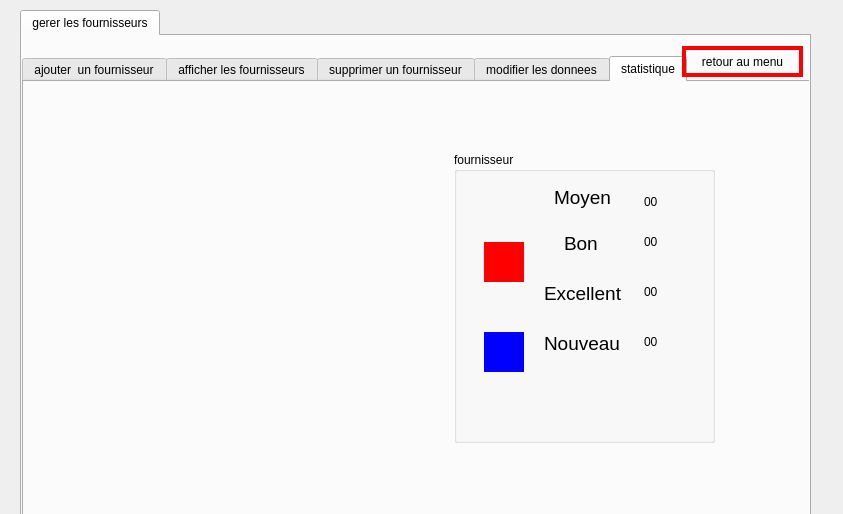
<?xml version="1.0" encoding="UTF-8"?>
<ui version="4.0">
 <class>fournisseurs</class>
 <widget class="QDialog" name="fournisseurs">
  <property name="geometry">
   <rect>
    <x>0</x>
    <y>0</y>
    <width>843</width>
    <height>514</height>
   </rect>
  </property>
  <property name="windowTitle">
   <string>Dialog</string>
  </property>
  <property name="styleSheet">
   <string notr="true">background-image: url(:/photos/b.png);</string>
  </property>
  <widget class="QTabWidget" name="tabWidget">
   <property name="geometry">
    <rect>
     <x>20</x>
     <y>10</y>
     <width>791</width>
     <height>521</height>
    </rect>
   </property>
   <property name="styleSheet">
    <string notr="true">background-image: url(:/photos/b.png);</string>
   </property>
   <property name="currentIndex">
    <number>0</number>
   </property>
   <widget class="QWidget" name="tab_2">
    <attribute name="title">
     <string>gerer les fournisseurs</string>
    </attribute>
    <widget class="QTabWidget" name="ajouter">
     <property name="geometry">
      <rect>
       <x>0</x>
       <y>20</y>
       <width>791</width>
       <height>501</height>
      </rect>
     </property>
     <property name="currentIndex">
      <number>4</number>
     </property>
     <widget class="QWidget" name="ajout">
      <attribute name="title">
       <string>ajouter  un fournisseur</string>
      </attribute>
      <widget class="QLineEdit" name="adresse">
       <property name="geometry">
        <rect>
         <x>240</x>
         <y>210</y>
         <width>151</width>
         <height>20</height>
        </rect>
       </property>
       <property name="styleSheet">
        <string notr="true">border-style: solid;
border-width: 3px;
border-top-color: rgb(255, 85, 0);

border-bottom-color: rgb(0, 170, 0);
border-right-color: rgb(255, 255, 0);
border-left-color: rgb(255, 255, 0);
</string>
       </property>
       <property name="placeholderText">
        <string>entrer son adresse</string>
       </property>
      </widget>
      <widget class="QLabel" name="label_6">
       <property name="geometry">
        <rect>
         <x>120</x>
         <y>270</y>
         <width>81</width>
         <height>20</height>
        </rect>
       </property>
       <property name="styleSheet">
        <string notr="true">
font: 75 11pt &quot;MS Shell Dlg 2&quot;;</string>
       </property>
       <property name="text">
        <string>&lt;html&gt;&lt;head/&gt;&lt;body&gt;&lt;p&gt;&lt;span style=&quot; color:#ffaa00;&quot;&gt;appréciation&lt;/span&gt;&lt;/p&gt;&lt;/body&gt;&lt;/html&gt;</string>
       </property>
      </widget>
      <widget class="QLineEdit" name="nom">
       <property name="geometry">
        <rect>
         <x>240</x>
         <y>60</y>
         <width>151</width>
         <height>20</height>
        </rect>
       </property>
       <property name="styleSheet">
        <string notr="true">border-style: solid;
border-width: 3px;
border-top-color: rgb(255, 85, 0);

border-bottom-color: rgb(0, 170, 0);
border-right-color: rgb(255, 255, 0);
border-left-color: rgb(255, 255, 0);
</string>
       </property>
       <property name="placeholderText">
        <string>entrer le nom</string>
       </property>
      </widget>
      <widget class="QLabel" name="label_5">
       <property name="geometry">
        <rect>
         <x>150</x>
         <y>210</y>
         <width>71</width>
         <height>16</height>
        </rect>
       </property>
       <property name="styleSheet">
        <string notr="true">
font: 75 11pt &quot;MS Shell Dlg 2&quot;;</string>
       </property>
       <property name="text">
        <string>&lt;html&gt;&lt;head/&gt;&lt;body&gt;&lt;p&gt;&lt;span style=&quot; color:#ffaa00;&quot;&gt;adresse&lt;/span&gt;&lt;/p&gt;&lt;/body&gt;&lt;/html&gt;</string>
       </property>
      </widget>
      <widget class="QLineEdit" name="email">
       <property name="geometry">
        <rect>
         <x>240</x>
         <y>160</y>
         <width>151</width>
         <height>20</height>
        </rect>
       </property>
       <property name="styleSheet">
        <string notr="true">border-style: solid;
border-width: 3px;
border-top-color: rgb(255, 85, 0);

border-bottom-color: rgb(0, 170, 0);
border-right-color: rgb(255, 255, 0);
border-left-color: rgb(255, 255, 0);
</string>
       </property>
       <property name="placeholderText">
        <string>entrer son email</string>
       </property>
      </widget>
      <widget class="QLineEdit" name="numero_telephone">
       <property name="geometry">
        <rect>
         <x>240</x>
         <y>110</y>
         <width>151</width>
         <height>20</height>
        </rect>
       </property>
       <property name="styleSheet">
        <string notr="true">border-style: solid;
border-width: 3px;
border-top-color: rgb(255, 85, 0);

border-bottom-color: rgb(0, 170, 0);
border-right-color: rgb(255, 255, 0);
border-left-color: rgb(255, 255, 0);
</string>
       </property>
       <property name="placeholderText">
        <string>entrer son numero</string>
       </property>
      </widget>
      <widget class="QLabel" name="label_2">
       <property name="geometry">
        <rect>
         <x>140</x>
         <y>60</y>
         <width>91</width>
         <height>21</height>
        </rect>
       </property>
       <property name="font">
        <font>
         <family>MS Shell Dlg 2</family>
         <pointsize>11</pointsize>
         <weight>9</weight>
         <italic>false</italic>
         <bold>false</bold>
        </font>
       </property>
       <property name="styleSheet">
        <string notr="true">
font: 75 11pt &quot;MS Shell Dlg 2&quot;;</string>
       </property>
       <property name="text">
        <string>&lt;html&gt;&lt;head/&gt;&lt;body&gt;&lt;p align=&quot;center&quot;&gt;&lt;span style=&quot; font-size:14pt; font-weight:600; font-style:italic; color:#ffaa00; vertical-align:super;&quot;&gt;nom&lt;/span&gt;&lt;/p&gt;&lt;/body&gt;&lt;/html&gt;</string>
       </property>
      </widget>
      <widget class="QPushButton" name="ajout_fournisseur">
       <property name="geometry">
        <rect>
         <x>530</x>
         <y>130</y>
         <width>151</width>
         <height>51</height>
        </rect>
       </property>
       <property name="font">
        <font>
         <weight>75</weight>
         <bold>true</bold>
        </font>
       </property>
       <property name="styleSheet">
        <string notr="true">border-style: solid;
border-width: 4px;
border-color: red;</string>
       </property>
       <property name="text">
        <string>ajouter fournisseur</string>
       </property>
      </widget>
      <widget class="QLabel" name="label_3">
       <property name="geometry">
        <rect>
         <x>80</x>
         <y>110</y>
         <width>131</width>
         <height>21</height>
        </rect>
       </property>
       <property name="styleSheet">
        <string notr="true">font: 75 11pt &quot;MS Shell Dlg 2&quot;;
</string>
       </property>
       <property name="text">
        <string>&lt;html&gt;&lt;head/&gt;&lt;body&gt;&lt;p&gt;&lt;span style=&quot; color:#ffaa00;&quot;&gt;numéro telephone&lt;/span&gt;&lt;/p&gt;&lt;/body&gt;&lt;/html&gt;</string>
       </property>
      </widget>
      <widget class="QLabel" name="label_4">
       <property name="geometry">
        <rect>
         <x>160</x>
         <y>160</y>
         <width>61</width>
         <height>21</height>
        </rect>
       </property>
       <property name="styleSheet">
        <string notr="true">
font: 75 11pt &quot;MS Shell Dlg 2&quot;;
</string>
       </property>
       <property name="text">
        <string>&lt;html&gt;&lt;head/&gt;&lt;body&gt;&lt;p&gt;&lt;span style=&quot; color:#ffaa00;&quot;&gt;email&lt;/span&gt;&lt;/p&gt;&lt;/body&gt;&lt;/html&gt;</string>
       </property>
      </widget>
      <widget class="QLabel" name="l_controle_saisie">
       <property name="geometry">
        <rect>
         <x>200</x>
         <y>310</y>
         <width>251</width>
         <height>41</height>
        </rect>
       </property>
       <property name="font">
        <font>
         <family>Arial Black</family>
         <pointsize>10</pointsize>
         <weight>75</weight>
         <bold>true</bold>
        </font>
       </property>
       <property name="text">
        <string/>
       </property>
      </widget>
      <widget class="QComboBox" name="comboBox">
       <property name="geometry">
        <rect>
         <x>240</x>
         <y>260</y>
         <width>151</width>
         <height>31</height>
        </rect>
       </property>
      </widget>
     </widget>
     <widget class="QWidget" name="afficher">
      <attribute name="title">
       <string>afficher les fournisseurs</string>
      </attribute>
      <widget class="QTableView" name="affiche">
       <property name="geometry">
        <rect>
         <x>30</x>
         <y>80</y>
         <width>651</width>
         <height>231</height>
        </rect>
       </property>
      </widget>
      <widget class="QLineEdit" name="recherche_afficher">
       <property name="geometry">
        <rect>
         <x>250</x>
         <y>20</y>
         <width>151</width>
         <height>41</height>
        </rect>
       </property>
       <property name="styleSheet">
        <string notr="true">border-style: solid;
border-width: 3px;
border-top-color: rgb(255, 85, 0);

border-bottom-color: rgb(0, 170, 0);
border-right-color: rgb(255, 255, 0);
border-left-color: rgb(255, 255, 0);
</string>
       </property>
      </widget>
      <widget class="QCommandLinkButton" name="commandLinkButton">
       <property name="geometry">
        <rect>
         <x>90</x>
         <y>20</y>
         <width>161</width>
         <height>41</height>
        </rect>
       </property>
       <property name="font">
        <font>
         <family>Segoe UI</family>
         <italic>true</italic>
        </font>
       </property>
       <property name="styleSheet">
        <string notr="true">color: rgb(255, 0, 0);</string>
       </property>
       <property name="text">
        <string>rechercher par nom</string>
       </property>
       <property name="icon">
        <iconset>
         <normaloff>../../../trouver-recherche-zoom-icone-4701-48.png</normaloff>../../../trouver-recherche-zoom-icone-4701-48.png</iconset>
       </property>
       <property name="iconSize">
        <size>
         <width>25</width>
         <height>25</height>
        </size>
       </property>
      </widget>
     </widget>
     <widget class="QWidget" name="tab">
      <attribute name="title">
       <string>supprimer un fournisseur</string>
      </attribute>
      <widget class="QLabel" name="label_8">
       <property name="geometry">
        <rect>
         <x>30</x>
         <y>300</y>
         <width>201</width>
         <height>71</height>
        </rect>
       </property>
       <property name="text">
        <string>le nom du fournisseur à supprimer</string>
       </property>
      </widget>
      <widget class="QPushButton" name="supprimer_2">
       <property name="geometry">
        <rect>
         <x>530</x>
         <y>310</y>
         <width>151</width>
         <height>51</height>
        </rect>
       </property>
       <property name="font">
        <font>
         <weight>75</weight>
         <bold>true</bold>
        </font>
       </property>
       <property name="styleSheet">
        <string notr="true">border-style: solid;
border-width: 4px;
border-color: red;</string>
       </property>
       <property name="text">
        <string>supprimer</string>
       </property>
      </widget>
      <widget class="QLineEdit" name="nom_2">
       <property name="geometry">
        <rect>
         <x>250</x>
         <y>320</y>
         <width>151</width>
         <height>31</height>
        </rect>
       </property>
       <property name="styleSheet">
        <string notr="true">border-style: solid;
border-width: 3px;
border-top-color: rgb(255, 85, 0);

border-bottom-color: rgb(0, 170, 0);
border-right-color: rgb(255, 255, 0);
border-left-color: rgb(255, 255, 0);
</string>
       </property>
       <property name="placeholderText">
        <string>entrer le nom du fournisseur que vous voulez supprimer</string>
       </property>
      </widget>
      <widget class="QLineEdit" name="recherche_afficher_3">
       <property name="geometry">
        <rect>
         <x>190</x>
         <y>20</y>
         <width>181</width>
         <height>41</height>
        </rect>
       </property>
       <property name="styleSheet">
        <string notr="true">border-style: solid;
border-width: 3px;
border-top-color: rgb(255, 85, 0);

border-bottom-color: rgb(0, 170, 0);
border-right-color: rgb(255, 255, 0);
border-left-color: rgb(255, 255, 0);
</string>
       </property>
      </widget>
      <widget class="QCommandLinkButton" name="commandLinkButton_3">
       <property name="geometry">
        <rect>
         <x>0</x>
         <y>20</y>
         <width>181</width>
         <height>61</height>
        </rect>
       </property>
       <property name="font">
        <font>
         <family>Segoe UI</family>
         <italic>true</italic>
        </font>
       </property>
       <property name="styleSheet">
        <string notr="true">color: rgb(255, 0, 0);</string>
       </property>
       <property name="text">
        <string>rechercher par nom</string>
       </property>
       <property name="icon">
        <iconset>
         <normaloff>../../../trouver-recherche-zoom-icone-4701-48.png</normaloff>../../../trouver-recherche-zoom-icone-4701-48.png</iconset>
       </property>
       <property name="iconSize">
        <size>
         <width>25</width>
         <height>25</height>
        </size>
       </property>
      </widget>
      <widget class="QTableView" name="supprimer">
       <property name="geometry">
        <rect>
         <x>0</x>
         <y>70</y>
         <width>681</width>
         <height>211</height>
        </rect>
       </property>
      </widget>
      <zorder>recherche_afficher_3</zorder>
      <zorder>commandLinkButton_3</zorder>
      <zorder>supprimer</zorder>
      <zorder>supprimer_2</zorder>
      <zorder>nom_2</zorder>
      <zorder>label_8</zorder>
     </widget>
     <widget class="QWidget" name="tab_3">
      <attribute name="title">
       <string>modifier les donnees</string>
      </attribute>
      <widget class="QLineEdit" name="lineEdit_appreciation">
       <property name="geometry">
        <rect>
         <x>70</x>
         <y>280</y>
         <width>141</width>
         <height>31</height>
        </rect>
       </property>
       <property name="styleSheet">
        <string notr="true">border-style: solid;
border-width: 3px;
border-top-color: rgb(255, 85, 0);

border-bottom-color: rgb(0, 170, 0);
border-right-color: rgb(255, 255, 0);
border-left-color: rgb(255, 255, 0);
</string>
       </property>
       <property name="text">
        <string/>
       </property>
       <property name="placeholderText">
        <string/>
       </property>
      </widget>
      <widget class="QLineEdit" name="lineEdit_adresse">
       <property name="geometry">
        <rect>
         <x>70</x>
         <y>220</y>
         <width>141</width>
         <height>31</height>
        </rect>
       </property>
       <property name="styleSheet">
        <string notr="true">border-style: solid;
border-width: 3px;
border-top-color: rgb(255, 85, 0);

border-bottom-color: rgb(0, 170, 0);
border-right-color: rgb(255, 255, 0);
border-left-color: rgb(255, 255, 0);
</string>
       </property>
       <property name="text">
        <string/>
       </property>
       <property name="placeholderText">
        <string/>
       </property>
      </widget>
      <widget class="QLineEdit" name="lineEdit_email">
       <property name="geometry">
        <rect>
         <x>70</x>
         <y>170</y>
         <width>141</width>
         <height>31</height>
        </rect>
       </property>
       <property name="styleSheet">
        <string notr="true">border-style: solid;
border-width: 3px;
border-top-color: rgb(255, 85, 0);

border-bottom-color: rgb(0, 170, 0);
border-right-color: rgb(255, 255, 0);
border-left-color: rgb(255, 255, 0);

</string>
       </property>
       <property name="placeholderText">
        <string/>
       </property>
      </widget>
      <widget class="QLineEdit" name="lineEdit_numero_telephone">
       <property name="geometry">
        <rect>
         <x>70</x>
         <y>120</y>
         <width>141</width>
         <height>31</height>
        </rect>
       </property>
       <property name="styleSheet">
        <string notr="true">border-style: solid;
border-width: 3px;
border-top-color: rgb(255, 85, 0);

border-bottom-color: rgb(0, 170, 0);
border-right-color: rgb(255, 255, 0);
border-left-color: rgb(255, 255, 0);
</string>
       </property>
       <property name="placeholderText">
        <string/>
       </property>
      </widget>
      <widget class="QLineEdit" name="lineEdit_nom">
       <property name="geometry">
        <rect>
         <x>70</x>
         <y>80</y>
         <width>141</width>
         <height>31</height>
        </rect>
       </property>
       <property name="styleSheet">
        <string notr="true">border-style: solid;
border-width: 3px;
border-top-color: rgb(255, 85, 0);

border-bottom-color: rgb(0, 170, 0);
border-right-color: rgb(255, 255, 0);
border-left-color: rgb(255, 255, 0);
</string>
       </property>
       <property name="placeholderText">
        <string/>
       </property>
      </widget>
      <widget class="QLabel" name="label_7">
       <property name="geometry">
        <rect>
         <x>20</x>
         <y>70</y>
         <width>41</width>
         <height>31</height>
        </rect>
       </property>
       <property name="text">
        <string>nom</string>
       </property>
      </widget>
      <widget class="QLabel" name="label_9">
       <property name="geometry">
        <rect>
         <x>10</x>
         <y>120</y>
         <width>41</width>
         <height>20</height>
        </rect>
       </property>
       <property name="text">
        <string>num tel</string>
       </property>
      </widget>
      <widget class="QLabel" name="label_10">
       <property name="geometry">
        <rect>
         <x>10</x>
         <y>180</y>
         <width>47</width>
         <height>13</height>
        </rect>
       </property>
       <property name="text">
        <string>email</string>
       </property>
      </widget>
      <widget class="QLabel" name="label_11">
       <property name="geometry">
        <rect>
         <x>10</x>
         <y>230</y>
         <width>47</width>
         <height>13</height>
        </rect>
       </property>
       <property name="text">
        <string>adresse</string>
       </property>
      </widget>
      <widget class="QLabel" name="label_12">
       <property name="geometry">
        <rect>
         <x>0</x>
         <y>280</y>
         <width>61</width>
         <height>20</height>
        </rect>
       </property>
       <property name="text">
        <string>appreciation</string>
       </property>
      </widget>
      <widget class="QTableView" name="modifier_2">
       <property name="geometry">
        <rect>
         <x>250</x>
         <y>60</y>
         <width>501</width>
         <height>281</height>
        </rect>
       </property>
      </widget>
      <widget class="QPushButton" name="modifier">
       <property name="geometry">
        <rect>
         <x>80</x>
         <y>340</y>
         <width>131</width>
         <height>81</height>
        </rect>
       </property>
       <property name="styleSheet">
        <string notr="true">border-style: solid;
border-width: 4px;
border-color: red;

</string>
       </property>
       <property name="text">
        <string>modifier</string>
       </property>
      </widget>
      <widget class="QLabel" name="label">
       <property name="geometry">
        <rect>
         <x>20</x>
         <y>40</y>
         <width>47</width>
         <height>13</height>
        </rect>
       </property>
       <property name="text">
        <string>id</string>
       </property>
      </widget>
      <widget class="QLineEdit" name="lid_fournisseur">
       <property name="geometry">
        <rect>
         <x>70</x>
         <y>30</y>
         <width>141</width>
         <height>31</height>
        </rect>
       </property>
       <property name="styleSheet">
        <string notr="true">
border-style: solid;
border-width: 3px;
border-top-color: rgb(255, 85, 0);

border-bottom-color: rgb(0, 170, 0);
border-right-color: rgb(255, 255, 0);
border-left-color: rgb(255, 255, 0);
</string>
       </property>
      </widget>
      <widget class="QLineEdit" name="recherche_afficher_2">
       <property name="geometry">
        <rect>
         <x>510</x>
         <y>20</y>
         <width>191</width>
         <height>31</height>
        </rect>
       </property>
      </widget>
      <widget class="QCommandLinkButton" name="commandLinkButton_2">
       <property name="geometry">
        <rect>
         <x>310</x>
         <y>10</y>
         <width>181</width>
         <height>51</height>
        </rect>
       </property>
       <property name="font">
        <font>
         <family>Segoe UI</family>
         <italic>true</italic>
        </font>
       </property>
       <property name="styleSheet">
        <string notr="true">color: rgb(255, 0, 0);</string>
       </property>
       <property name="text">
        <string>rechercher par nom</string>
       </property>
       <property name="icon">
        <iconset>
         <normaloff>../../../trouver-recherche-zoom-icone-4701-48.png</normaloff>../../../trouver-recherche-zoom-icone-4701-48.png</iconset>
       </property>
       <property name="iconSize">
        <size>
         <width>25</width>
         <height>25</height>
        </size>
       </property>
      </widget>
      <widget class="QPushButton" name="pushButton_2">
       <property name="geometry">
        <rect>
         <x>460</x>
         <y>360</y>
         <width>161</width>
         <height>61</height>
        </rect>
       </property>
       <property name="styleSheet">
        <string notr="true">border-style: solid;
border-width: 4px;
border-color: red;</string>
       </property>
       <property name="text">
        <string>actualiser</string>
       </property>
      </widget>
     </widget>
     <widget class="QWidget" name="tab_4">
      <attribute name="title">
       <string>statistique</string>
      </attribute>
      <widget class="QGroupBox" name="groupBox">
       <property name="geometry">
        <rect>
         <x>430</x>
         <y>70</y>
         <width>261</width>
         <height>291</height>
        </rect>
       </property>
       <property name="title">
        <string>fournisseur</string>
       </property>
       <widget class="QLabel" name="label_14">
        <property name="geometry">
         <rect>
          <x>30</x>
          <y>90</y>
          <width>40</width>
          <height>40</height>
         </rect>
        </property>
        <property name="styleSheet">
         <string notr="true">color: rgb(255, 0, 0);
background-color: rgb(255, 0, 0);</string>
        </property>
        <property name="text">
         <string/>
        </property>
       </widget>
       <widget class="QLabel" name="label_15">
        <property name="geometry">
         <rect>
          <x>100</x>
          <y>30</y>
          <width>61</width>
          <height>31</height>
         </rect>
        </property>
        <property name="text">
         <string>&lt;html&gt;&lt;head/&gt;&lt;body&gt;&lt;p&gt;&lt;span style=&quot; font-size:14pt;&quot;&gt;Moyen&lt;/span&gt;&lt;/p&gt;&lt;/body&gt;&lt;/html&gt;</string>
        </property>
       </widget>
       <widget class="QLabel" name="label_16">
        <property name="geometry">
         <rect>
          <x>110</x>
          <y>80</y>
          <width>51</width>
          <height>20</height>
         </rect>
        </property>
        <property name="text">
         <string>&lt;html&gt;&lt;head/&gt;&lt;body&gt;&lt;p&gt;&lt;span style=&quot; font-size:14pt;&quot;&gt;Bon&lt;/span&gt;&lt;/p&gt;&lt;/body&gt;&lt;/html&gt;</string>
        </property>
       </widget>
       <widget class="QLabel" name="moyen">
        <property name="geometry">
         <rect>
          <x>190</x>
          <y>30</y>
          <width>40</width>
          <height>40</height>
         </rect>
        </property>
        <property name="styleSheet">
         <string notr="true">font: 16pt &quot;MS PMincho&quot;;
background-color:transparent;</string>
        </property>
        <property name="text">
         <string>00</string>
        </property>
       </widget>
       <widget class="QLabel" name="bon">
        <property name="geometry">
         <rect>
          <x>190</x>
          <y>70</y>
          <width>40</width>
          <height>40</height>
         </rect>
        </property>
        <property name="styleSheet">
         <string notr="true">font: 16pt &quot;MS PMincho&quot;;
background-color:transparent;</string>
        </property>
        <property name="text">
         <string>00</string>
        </property>
       </widget>
       <widget class="QLabel" name="label_18">
        <property name="geometry">
         <rect>
          <x>90</x>
          <y>130</y>
          <width>81</width>
          <height>20</height>
         </rect>
        </property>
        <property name="text">
         <string>&lt;html&gt;&lt;head/&gt;&lt;body&gt;&lt;p&gt;&lt;span style=&quot; font-size:14pt;&quot;&gt;Excellent&lt;/span&gt;&lt;/p&gt;&lt;/body&gt;&lt;/html&gt;</string>
        </property>
       </widget>
       <widget class="QLabel" name="label_19">
        <property name="geometry">
         <rect>
          <x>90</x>
          <y>180</y>
          <width>91</width>
          <height>20</height>
         </rect>
        </property>
        <property name="text">
         <string>&lt;html&gt;&lt;head/&gt;&lt;body&gt;&lt;p&gt;&lt;span style=&quot; font-size:14pt;&quot;&gt;Nouveau&lt;/span&gt;&lt;/p&gt;&lt;/body&gt;&lt;/html&gt;</string>
        </property>
       </widget>
       <widget class="QLabel" name="excellent">
        <property name="geometry">
         <rect>
          <x>190</x>
          <y>120</y>
          <width>40</width>
          <height>40</height>
         </rect>
        </property>
        <property name="styleSheet">
         <string notr="true">font: 16pt &quot;MS PMincho&quot;;
background-color:transparent;</string>
        </property>
        <property name="text">
         <string>00</string>
        </property>
       </widget>
       <widget class="QLabel" name="nouveau">
        <property name="geometry">
         <rect>
          <x>190</x>
          <y>170</y>
          <width>40</width>
          <height>40</height>
         </rect>
        </property>
        <property name="styleSheet">
         <string notr="true">font: 16pt &quot;MS PMincho&quot;;
background-color:transparent;</string>
        </property>
        <property name="text">
         <string>00</string>
        </property>
       </widget>
       <widget class="QLabel" name="label_13">
        <property name="enabled">
         <bool>false</bool>
        </property>
        <property name="geometry">
         <rect>
          <x>30</x>
          <y>180</y>
          <width>40</width>
          <height>40</height>
         </rect>
        </property>
        <property name="autoFillBackground">
         <bool>false</bool>
        </property>
        <property name="styleSheet">
         <string notr="true">
background-color: Blue;</string>
        </property>
        <property name="text">
         <string/>
        </property>
       </widget>
       <widget class="QLabel" name="label_21">
        <property name="geometry">
         <rect>
          <x>20</x>
          <y>80</y>
          <width>61</width>
          <height>31</height>
         </rect>
        </property>
        <property name="text">
         <string>&lt;html&gt;&lt;head/&gt;&lt;body&gt;&lt;p&gt;&lt;img src=&quot;:/photos/red.png&quot;/&gt;&lt;/p&gt;&lt;/body&gt;&lt;/html&gt;</string>
        </property>
       </widget>
       <widget class="QLabel" name="label_22">
        <property name="geometry">
         <rect>
          <x>20</x>
          <y>180</y>
          <width>61</width>
          <height>31</height>
         </rect>
        </property>
        <property name="text">
         <string>&lt;html&gt;&lt;head/&gt;&lt;body&gt;&lt;p&gt;&lt;img src=&quot;:/photos/bleuc.jpg&quot;/&gt;&lt;/p&gt;&lt;/body&gt;&lt;/html&gt;</string>
        </property>
       </widget>
       <widget class="QLabel" name="label_20">
        <property name="geometry">
         <rect>
          <x>20</x>
          <y>30</y>
          <width>61</width>
          <height>31</height>
         </rect>
        </property>
        <property name="text">
         <string>&lt;html&gt;&lt;head/&gt;&lt;body&gt;&lt;p&gt;&lt;img src=&quot;:/photos/bleu.png&quot;/&gt;&lt;/p&gt;&lt;/body&gt;&lt;/html&gt;</string>
        </property>
       </widget>
       <widget class="QLabel" name="label_23">
        <property name="geometry">
         <rect>
          <x>20</x>
          <y>130</y>
          <width>61</width>
          <height>31</height>
         </rect>
        </property>
        <property name="text">
         <string>&lt;html&gt;&lt;head/&gt;&lt;body&gt;&lt;p&gt;&lt;img src=&quot;:/photos/The-Color-Yellow.jpg&quot;/&gt;&lt;/p&gt;&lt;/body&gt;&lt;/html&gt;</string>
        </property>
       </widget>
      </widget>
      <widget class="QWidget" name="verticalLayoutWidget_2">
       <property name="geometry">
        <rect>
         <x>29</x>
         <y>9</y>
         <width>381</width>
         <height>371</height>
        </rect>
       </property>
       <layout class="QVBoxLayout" name="aaa"/>
      </widget>
     </widget>
    </widget>
    <widget class="QPushButton" name="pushButton">
     <property name="geometry">
      <rect>
       <x>660</x>
       <y>10</y>
       <width>121</width>
       <height>31</height>
      </rect>
     </property>
     <property name="styleSheet">
      <string notr="true">border-style: solid;
border-width: 4px;
border-color: red;</string>
     </property>
     <property name="text">
      <string>retour au menu</string>
     </property>
    </widget>
   </widget>
  </widget>
 </widget>
 <resources/>
 <connections/>
</ui>
